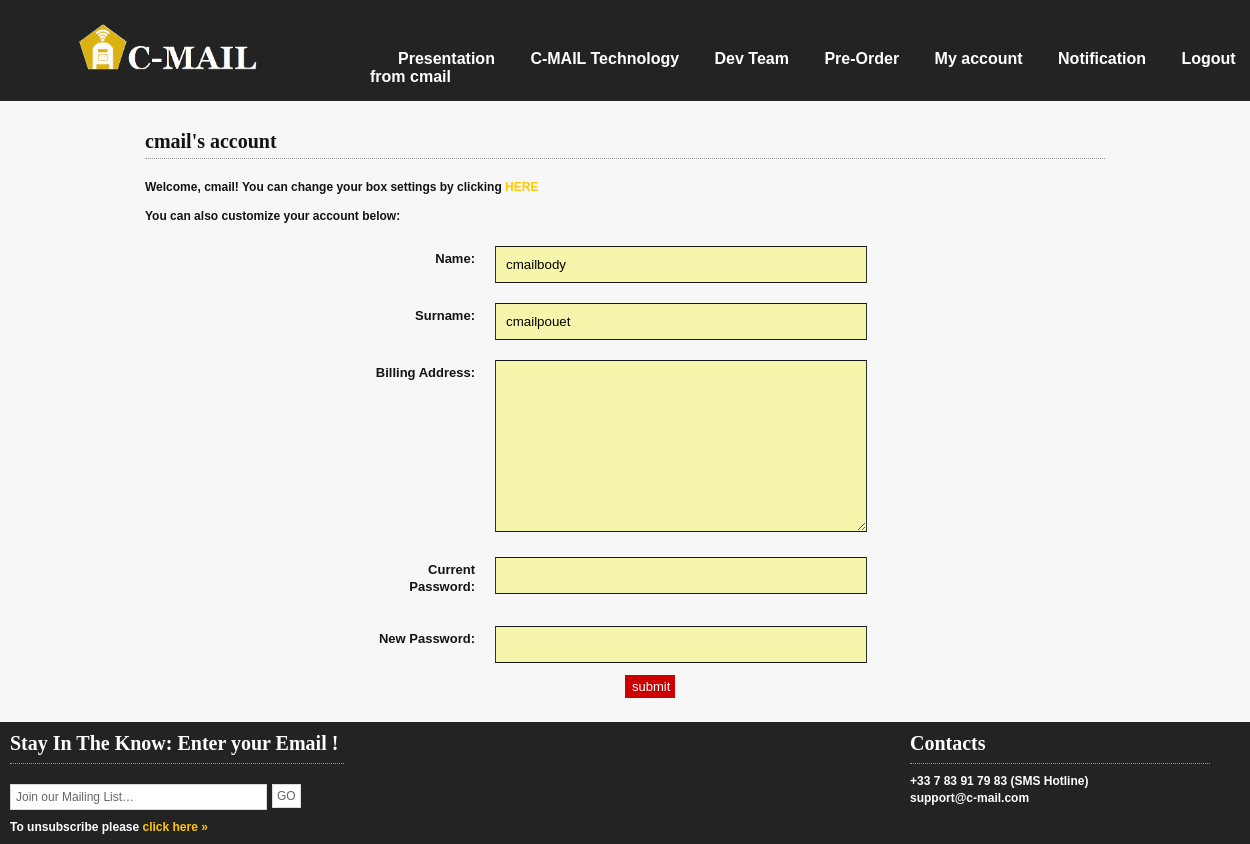
/account/ (signed in), run on an earlier commit of the app's database.
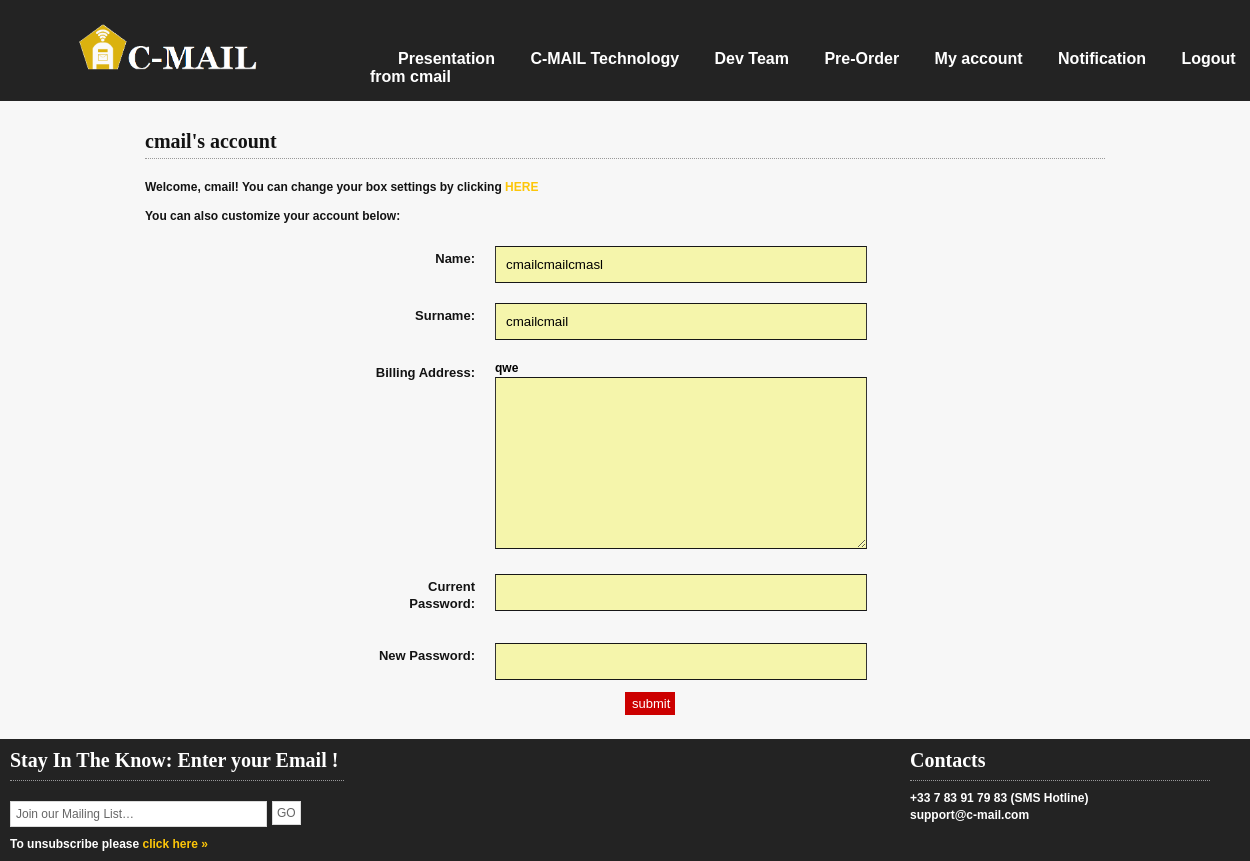
And on a later commit of the database.
### member/models.py (models this page shows, shortened)
class Member(models.Model):
	member = models.OneToOneField(User)
	name = models.CharField(max_length = 20, blank = True)
	surname = models.CharField(max_length = 20, blank = True)
	billingaddress =  models.CharField(max_length = 45, blank = True)

### cmail/views.py (the view)
# urls.py: url(r'^account/',views.accountv),
def accountv(request):
	v= '46'
	user=request.user
	if request.user.is_authenticated():
		mymember=Member.objects.get(member=user)
		if request.method=='POST':
			name = request.POST.get('name', '')
			surname = request.POST.get('surname', '')
			billing_address = request.POST.get('billing_address', '')
			ancien_pwd=request.POST.get('apassword','')
			passwd= request.POST.get('bpassword','')
			mymember.name=name
			mymember.surname=surname
			mymember.billingaddress= billing_address
			mymember.save()
			if user.check_password(ancien_pwd):
				user.set_password(passwd)
				user.save()
			return HttpResponseRedirect("/account/")
		else:
			t=get_template('account.html')
			html = t.render(RequestContext(request, {'vor':v,'username':user,'current_name':mymember.name,'current_surname':mymember.surname,'current_billing_address':mymember.billingaddress}))
			return HttpResponse(html)
	else:
		return HttpResponseRedirect("/login/")

### t/account.html (shortened to what this page needs)
{% extends "base.html" %}
{% block content %}
 <div class="wrapper">
  <div id="container">
		{% if user.is_authenticated %}
		<h2>{{username}}'s account</h2>
		<p>Welcome, {{username}}! You can change your box settings by clicking <a href="/box/", ">HERE</a></p>
		{% endif %}
		<p>You can also customize your account below:</p>
  <form action="" method="post">
    <div class="coolbox">
	<label>
	<span> Name:</span>
    <input type="text" class="input_text" name="name" value="{{current_name}}" id="name">
	</label>
	<label>
	<span>Surname:</span>
    <input type="text" class="input_text" name="surname" value="{{current_surname}}" id="surname">
	</label>
    <label>
	<span>Billing Address:</span>
	{{current_billing_address}}
	<textarea type="text" class="message" name="billing_address"value="{{current_billing_address}}" id="billing_address"></textarea>
    </label>
    <label>
	<span>Current Password:</span>
    <input type="password" class="input_text" name="apassword" value="" id="apassword"></p>
	</label>
    <label>
	<span>New Password:</span>
    <input type="password" class="input_text" name="bpassword" value="" id="bpassword"></p>
   <input type="submit" class="coolbutton" value="submit" />
   </label>
	</div>
  </form>
</div>
</div>
{% endblock %}

What changed in the data, as far as the page shows it:
changed Member: name "cmailbody" → "cmailcmailcmasl"; surname "cmailpouet" → "cmailcmail"; billingaddress (not shown) → "qwe"
